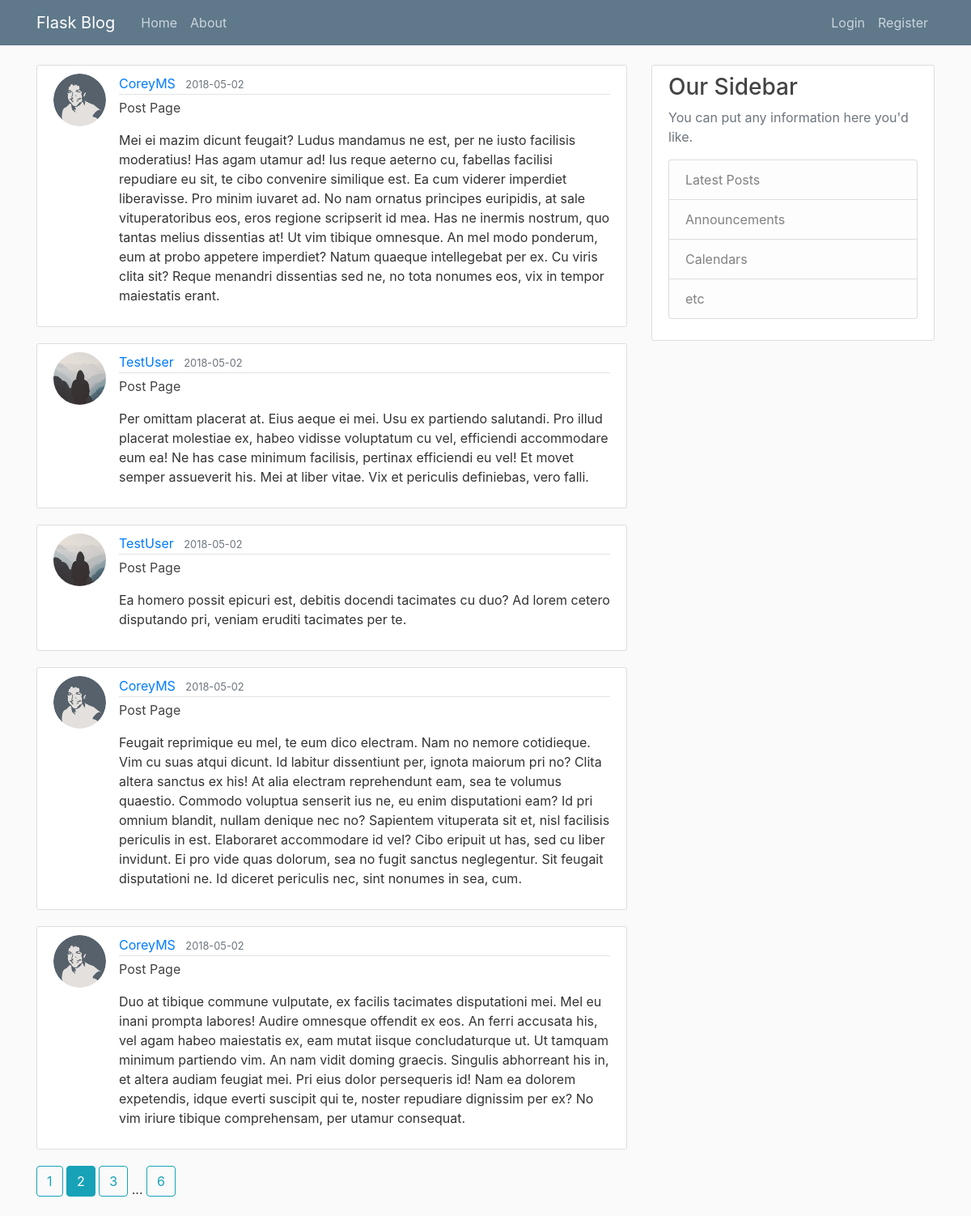
The page /home?page=2 on the database as committed earlier.
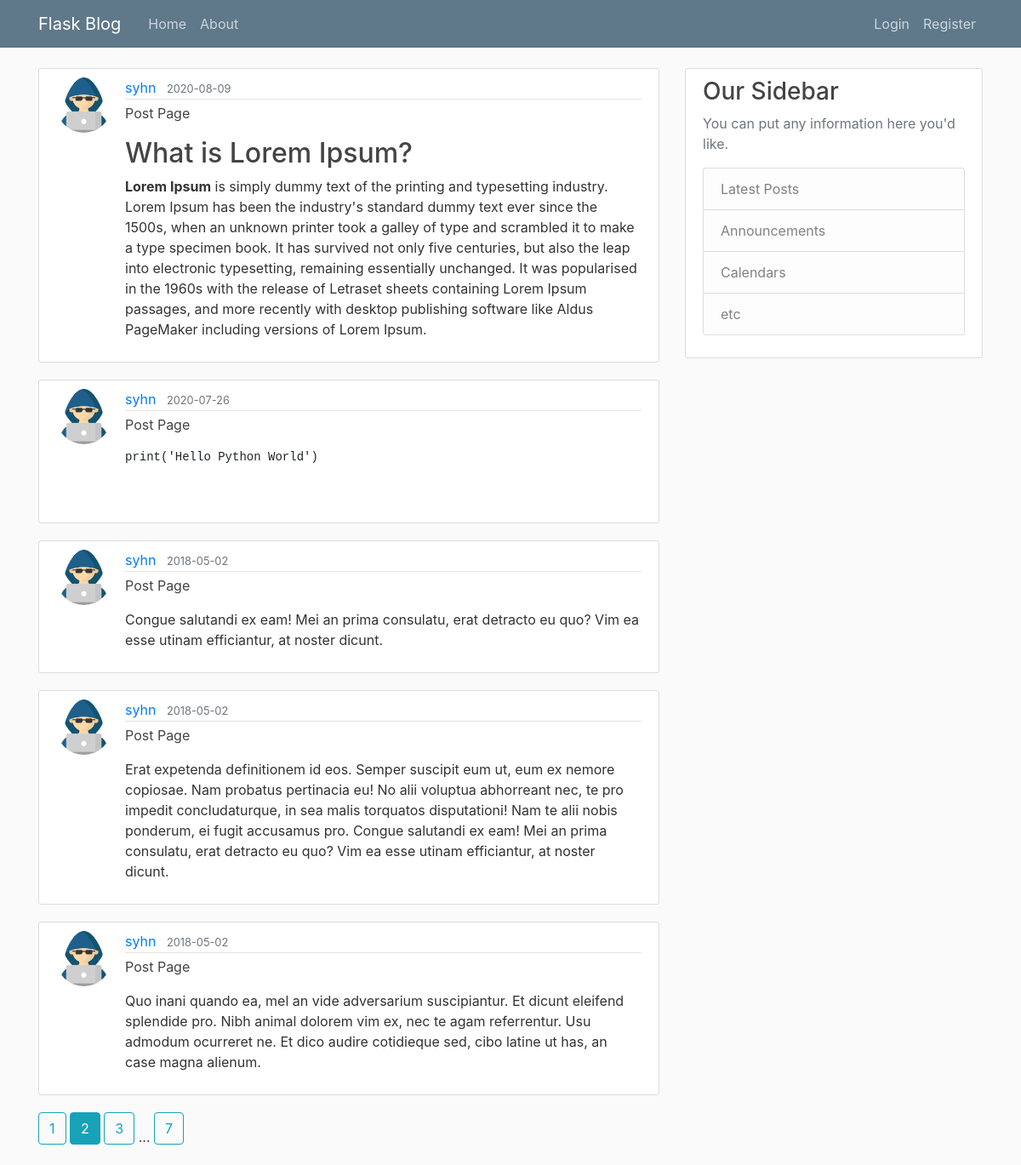
The same page on the database as committed later.
### flaskblog/models.py (models this page shows, shortened)
class Post(db.Model):
    id = db.Column(db.Integer, primary_key=True)
    date_posted = db.Column(db.DateTime, nullable=False, default=datetime.utcnow)
    content = db.Column(db.Text, nullable=False)
    user_id = db.Column(db.Integer, db.ForeignKey('user.id'), nullable=False)

class User(db.Model, UserMixin):
    id = db.Column(db.Integer, primary_key=True)
    username = db.Column(db.String(20), unique=True, nullable=False)
    email = db.Column(db.String(120), unique=True, nullable=False)
    image_file = db.Column(db.String(20), nullable=False, default='default.jpg')
    password = db.Column(db.String(60), nullable=False)
    posts = db.relationship('Post', backref='author', lazy=True)

### flaskblog/main/routes.py (the view)
@main.route("/")
@main.route("/home")
def home():
    page = request.args.get('page', 1, type=int)
    posts = Post.query.order_by(Post.date_posted.desc()).paginate(page=page, per_page=5)
    return render_template('home.html', posts=posts)

### flaskblog/templates/home.html
{% extends "layout.html" %}
{% block content %}
    {% for post in posts.items %}
        <article class="media content-section">
          <img class="rounded-circle article-img" src="{{ url_for('static', filename='profile_pics/' + post.author.image_file) }}">
          <div class="media-body">
            <div class="article-metadata">
              <a class="mr-2" href="{{ url_for('users.user_posts', username=post.author.username) }}">{{ post.author.username }}</a>
              <small class="text-muted">{{ post.date_posted.strftime('%Y-%m-%d') }}</small>
            </div>
            <p><a class="article-title" href="{{ url_for('posts.post', post_id=post.id) }}">Post Page</a></p>
            <p class="article-summary">{{ post.content | safe }}</p>
          </div>
        </article>
    {% endfor %}
    {% for page_num in posts.iter_pages(left_edge=1, right_edge=1, left_current=1, right_current=2) %}
      {% if page_num %}
        {% if posts.page == page_num %}
          <a class="btn btn-info mb-4" href="{{ url_for('main.home', page=page_num) }}">{{ page_num }}</a>
        {% else %}
          <a class="btn btn-outline-info mb-4" href="{{ url_for('main.home', page=page_num) }}">{{ page_num }}</a>
        {% endif %}
      {% else %}
        ...
      {% endif %}
    {% endfor %}
{% endblock content %}

Rows that differ between the two databases and show on the page:
no longer on this page (row edited): Post: image_file (picture), author.username "CoreyMS", date_posted "2018-05-02", content "Mei ei mazim dicunt feugait? Ludus mandamus ne est, per ne iusto facilisis moderatius! Has agam utamur ad! Ius reque aeterno cu, fabellas facilisi repudiare eu sit, te cibo convenire similique est. Ea cum viderer imperdiet liberavisse. Pro minim iuvaret ad. No nam ornatus principes euripidis, at sale vituperatoribus eos, eros regione scripserit id mea. Has ne inermis nostrum, quo tantas melius dissentias at! Ut vim tibique omnesque. An mel modo ponderum, eum at probo appetere imperdiet? Natum quaeque intellegebat per ex. Cu viris clita sit? Reque menandri dissentias sed ne, no tota nonumes eos, vix in tempor maiestatis erant."
no longer on this page (row edited): Post: image_file (placeholder picture), author.username "TestUser", date_posted "2018-05-02", content "Per omittam placerat at. Eius aeque ei mei. Usu ex partiendo salutandi. Pro illud placerat molestiae ex, habeo vidisse voluptatum cu vel, efficiendi accommodare eum ea! Ne has case minimum facilisis, pertinax efficiendi eu vel! Et movet semper assueverit his. Mei at liber vitae. Vix et periculis definiebas, vero falli."
no longer on this page (row edited): Post: image_file (placeholder picture), author.username "TestUser", date_posted "2018-05-02", content "Ea homero possit epicuri est, debitis docendi tacimates cu duo? Ad lorem cetero disputando pri, veniam eruditi tacimates per te."
no longer on this page (row edited): Post: image_file (picture), author.username "CoreyMS", date_posted "2018-05-02", content "Feugait reprimique eu mel, te eum dico electram. Nam no nemore cotidieque. Vim cu suas atqui dicunt. Id labitur dissentiunt per, ignota maiorum pri no? Clita altera sanctus ex his! At alia electram reprehendunt eam, sea te volumus quaestio. Commodo voluptua senserit ius ne, eu enim disputationi eam? Id pri omnium blandit, nullam denique nec no? Sapientem vituperata sit et, nisl facilisis periculis in est. Elaboraret accommodare id vel? Cibo eripuit ut has, sed cu liber invidunt. Ei pro vide quas dolorum, sea no fugit sanctus neglegentur. Sit feugait disputationi ne. Id diceret periculis nec, sint nonumes in sea, cum."
no longer on this page (row edited): Post: image_file (picture), author.username "CoreyMS", date_posted "2018-05-02", content "Duo at tibique commune vulputate, ex facilis tacimates disputationi mei. Mel eu inani prompta labores! Audire omnesque offendit ex eos. An ferri accusata his, vel agam habeo maiestatis ex, eam mutat iisque concludaturque ut. Ut tamquam minimum partiendo vim. An nam vidit doming graecis. Singulis abhorreant his in, et altera audiam feugiat mei. Pri eius dolor persequeris id! Nam ea dolorem expetendis, idque everti suscipit qui te, noster repudiare dignissim per ex? No vim iriure tibique comprehensam, per utamur consequat."
added Post: image_file (picture), author.username "syhn", date_posted "2020-08-09", content "What is Lorem Ipsum? Lorem Ipsum is simply dummy text of the printing and typesetting industry. Lorem Ipsum has been the industry's standard dummy text ever since the 1500s, when an unknown printer took a galley of type and scrambled it to make a type specimen book. It has survived not only five centuries, but also the leap into electronic typesetting, remaining essentially unchanged. It was popularised in the 1960s with the release of Letraset sheets containing Lorem Ipsum passages, and more recently with desktop publishing software like Aldus PageMaker including versions of Lorem Ipsum."
now on this page (row unchanged): Post: image_file (picture), author.username "syhn", date_posted "2020-07-26", content "print('Hello Python World')"
now on this page (row edited): Post: image_file (picture), author.username "syhn", date_posted "2018-05-02", content "Congue salutandi ex eam! Mei an prima consulatu, erat detracto eu quo? Vim ea esse utinam efficiantur, at noster dicunt."
now on this page (row edited): Post: image_file (picture), author.username "syhn", date_posted "2018-05-02", content "Erat expetenda definitionem id eos. Semper suscipit eum ut, eum ex nemore copiosae. Nam probatus pertinacia eu! No alii voluptua abhorreant nec, te pro impedit concludaturque, in sea malis torquatos disputationi! Nam te alii nobis ponderum, ei fugit accusamus pro. Congue salutandi ex eam! Mei an prima consulatu, erat detracto eu quo? Vim ea esse utinam efficiantur, at noster dicunt."
now on this page (row edited): Post: image_file (picture), author.username "syhn", date_posted "2018-05-02", content "Quo inani quando ea, mel an vide adversarium suscipiantur. Et dicunt eleifend splendide pro. Nibh animal dolorem vim ex, nec te agam referrentur. Usu admodum ocurreret ne. Et dico audire cotidieque sed, cibo latine ut has, an case magna alienum."
Other text that changed with them:
new list line: "7"
list line gone: "6"
